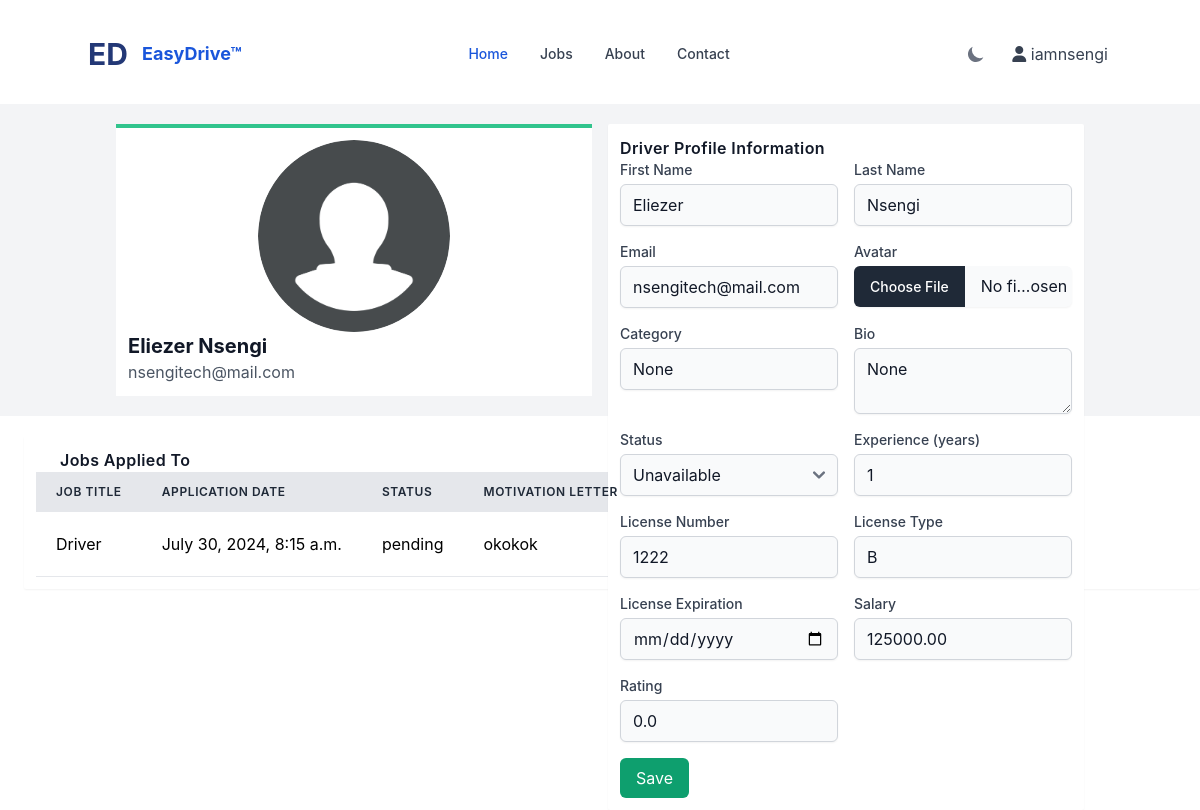
Screenshot of /profile/ (signed in) with the database file from the repository.
### MainApp/models.py (models this page shows, shortened)
class Driver(models.Model):
    HIRED = 'hired'
    AVAILABLE = 'available'
    OFF_DUTY = 'off_duty'
    STATUS_CHOICES = [
        (HIRED, 'Hired'),
        (AVAILABLE, 'Available'),
        (OFF_DUTY, 'Off Duty'),
    ]
    user = models.ForeignKey(User, on_delete=models.CASCADE)
    avatar = models.ImageField(upload_to='driver/', null=True, default='avatar.jpg')
    category = models.CharField(max_length=100, null=True)
    bio = models.TextField(null=True)
    status = models.CharField(max_length=10, choices=STATUS_CHOICES, default=AVAILABLE)
    experience = models.IntegerField(null=True, blank=True)
    license_number = models.CharField(max_length=50, null=True, blank=True)
    license_type = models.CharField(max_length=50, null=True, blank=True)
    license_expiration = models.DateField(null=True, blank=True)
    salary = models.DecimalField(max_digits=10, decimal_places=2,default=0.0)
    rating = models.FloatField(default=0)
    created_at = models.DateTimeField(auto_now_add=True)
    updated_at = models.DateTimeField(auto_now=True)
    class Meta:
        ordering = ['-created_at']

class Application(models.Model):
    PENDING = 'pending'
    ACCEPTED = 'accepted'
    REJECTED = 'rejected'
    STATUS_CHOICES = [
        (PENDING, 'pending'),
        (ACCEPTED, 'accepted'),
        (REJECTED, 'rejected'),
    ]
    job = models.ForeignKey(Job, on_delete=models.CASCADE)
    driver = models.ForeignKey(Driver, on_delete=models.CASCADE)
    application_date = models.DateTimeField(auto_now_add=True)
    status = models.CharField(max_length=20,choices=STATUS_CHOICES, default=PENDING)
    motivation_letter = models.TextField(default="")
    class Meta:
        ordering = ['-application_date']

class Job(models.Model):
    OPEN = 'open'
    CLOSED = 'closed'
    STATUS_CHOICES = [
        (OPEN, 'Open'),
        (CLOSED, 'Closed'),
    ]
    FULLTIME = 'full-time'
    PARTTIME = 'part-time'
    CONTRACT = 'contract'
    TYPE_CHOICES = [
        (FULLTIME, 'full-time'),
        (PARTTIME, 'part-time'),
        (CONTRACT, 'contract'),
    ]
    creator = models.ForeignKey(User, on_delete=models.CASCADE)
    title = models.CharField(max_length=255, default="")
    location = models.CharField(max_length=255, default="")
    description = models.TextField()
    requirements = models.TextField(null=True, blank=True)
    applicants = models.IntegerField(default=0)
    type = models.CharField(max_length=10, choices=TYPE_CHOICES, default=FULLTIME)
    status = models.CharField(max_length=10, choices=STATUS_CHOICES, default=OPEN)
    created_at = models.DateTimeField(auto_now_add=True)
    updated_at = models.DateTimeField(auto_now=True)
    class Meta:
        ordering = ['-created_at']

### MainApp/views.py (the view, shortened to what this page needs)
# urls.py: path('profile/',ProfileView.as_view()),
class ProfileView(LoginRequiredMixin, View):
    def get(self, request):
        context ={}
        user = request.user
        driver_profile = Driver.objects.filter(user=user).first()
        company_profile = Company.objects.filter(user=user).first()
        if driver_profile:
            applications = Application.objects.filter(driver=driver_profile)
            context = {
                'driver_profile': driver_profile,
                'applications': applications,
            }
        elif company_profile:
            jobs_created = Job.objects.filter(creator=user)
            context = {
                'company_profile': company_profile,
                'jobs_created': jobs_created,
            }
        return render(request, 'profile.html', context)

### MainApp/templates/profile.html (shortened to what this page needs)
{% extends 'base.html' %}
{% block content %}
{% include "./navbar.html" %}
<div class="bg-gray-100 dark:bg-gray-900">
  <div class="container mx-auto my-5 p-5">
    <div class="md:flex no-wrap md:-mx-2">
      <div class="w-full md:w-3/12 md:mx-2">
        <div class="bg-white dark:bg-gray-800 p-3 border-t-4 border-green-400">
          <div class="image overflow-hidden">
            <img
              class="h-auto w-48 mx-auto rounded-full"
              src="{% if driver_profile %}{{ driver_profile.avatar.url }}{% else %}{{ company_profile.avatar.url }}{% endif %}"
              alt="Profile Picture"
            />
          </div>
          <h1
            class="text-gray-900 dark:text-gray-100 font-bold text-xl leading-8 my-1"
          >
            {{ request.user.first_name }} {{ request.user.last_name }}
          </h1>
          <h3
            class="text-gray-600 dark:text-gray-300 font-lg text-semibold leading-6"
          >
            {{ request.user.email }}
          </h3>
        </div>
      </div>
      <div class="w-full md:w-9/12 mx-2 h-64">
        {% if driver_profile %}
        <div class="bg-white dark:bg-gray-800 p-3 shadow-sm rounded-sm">
          <div
            class="flex items-center space-x-2 font-semibold text-gray-900 dark:text-gray-100 leading-8"
          >
            <span class="tracking-wide">Driver Profile Information</span>
          </div>
          <form method="POST" enctype="multipart/form-data">
            <div class="grid md:grid-cols-2 gap-4">
              <div>
                <label class="block text-sm font-medium text-gray-700 dark:text-gray-300">First Name</label>
                <input type="text" name="first_name" value="{{ request.user.first_name }}" class="mt-1 block w-full rounded-md border-gray-300 dark:border-gray-600 shadow-sm bg-gray-50 dark:bg-gray-700 text-gray-900 dark:text-gray-100" />
              </div>
              <div>
                <label class="block text-sm font-medium text-gray-700 dark:text-gray-300">Last Name</label>
                <input type="text" name="last_name" value="{{ request.user.last_name }}" class="mt-1 block w-full rounded-md border-gray-300 dark:border-gray-600 shadow-sm bg-gray-50 dark:bg-gray-700 text-gray-900 dark:text-gray-100" />
              </div>
              <div>
                <label class="block text-sm font-medium text-gray-700 dark:text-gray-300">Email</label>
                <input type="email" name="email" value="{{ request.user.email }}" class="mt-1 block w-full rounded-md border-gray-300 dark:border-gray-600 shadow-sm bg-gray-50 dark:bg-gray-700 text-gray-900 dark:text-gray-100" />
              </div>
              <div>
                <label class="block text-sm font-medium text-gray-700 dark:text-gray-300">Avatar</label>
                <input type="file" name="avatar" class="mt-1 block w-full rounded-md border-gray-300 dark:border-gray-600 shadow-sm bg-gray-50 dark:bg-gray-700 text-gray-900 dark:text-gray-100" />
              </div>
              <div>
                <label class="block text-sm font-medium text-gray-700 dark:text-gray-300">Category</label>
                <input type="text" name="category" value="{{ driver_profile.category }}" class="mt-1 block w-full rounded-md border-gray-300 dark:border-gray-600 shadow-sm bg-gray-50 dark:bg-gray-700 text-gray-900 dark:text-gray-100" />
              </div>
              <div>
                <label class="block text-sm font-medium text-gray-700 dark:text-gray-300">Bio</label>
                <textarea name="bio" class="mt-1 block w-full rounded-md border-gray-300 dark:border-gray-600 shadow-sm bg-gray-50 dark:bg-gray-700 text-gray-900 dark:text-gray-100">{{ driver_profile.bio }}</textarea>
              </div>
              <div>
                <label class="block text-sm font-medium text-gray-700 dark:text-gray-300">Status</label>
                <select name="status" class="mt-1 block w-full rounded-md border-gray-300 dark:border-gray-600 shadow-sm bg-gray-50 dark:bg-gray-700 text-gray-900 dark:text-gray-100">
                  <option value="UNAVAILABLE" {% if driver_profile.status == 'UNAVAILABLE' %}selected{% endif %}>Unavailable</option>
                </select>
              </div>
              <div>
                <label class="block text-sm font-medium text-gray-700 dark:text-gray-300">Experience (years)</label>
                <input type="number" name="experience_years" value="{{ driver_profile.experience }}" class="mt-1 block w-full rounded-md border-gray-300 dark:border-gray-600 shadow-sm bg-gray-50 dark:bg-gray-700 text-gray-900 dark:text-gray-100" />
              </div>
              <div>
                <label class="block text-sm font-medium text-gray-700 dark:text-gray-300">License Number</label>
                <input type="text" name="license_number" value="{{ driver_profile.license_number }}" class="mt-1 block w-full rounded-md border-gray-300 dark:border-gray-600 shadow-sm bg-gray-50 dark:bg-gray-700 text-gray-900 dark:text-gray-100" />
              </div>
              <div>
                <label class="block text-sm font-medium text-gray-700 dark:text-gray-300">License Type</label>
                <input type="text" name="license_type" value="{{ driver_profile.license_type }}" class="mt-1 block w-full rounded-md border-gray-300 dark:border-gray-600 shadow-sm bg-gray-50 dark:bg-gray-700 text-gray-900 dark:text-gray-100" />
              </div>
              <div>
                <label class="block text-sm font-medium text-gray-700 dark:text-gray-300">License Expiration</label>
                <input type="date" name="license_expiration" value="{{ driver_profile.license_expiration|date:'Y-m-d' }}" class="mt-1 block w-full rounded-md border-gray-300 dark:border-gray-600 shadow-sm bg-gray-50 dark:bg-gray-700 text-gray-900 dark:text-gray-100" />
              </div>
              <div>
                <label class="block text-sm font-medium text-gray-700 dark:text-gray-300">Salary</label>
                <input type="number" name="salary" step="0.01" value="{{ driver_profile.salary }}" class="mt-1 block w-full rounded-md border-gray-300 dark:border-gray-600 shadow-sm bg-gray-50 dark:bg-gray-700 text-gray-900 dark:text-gray-100" />
              </div>
              <div>
                <label class="block text-sm font-medium text-gray-700 dark:text-gray-300">Rating</label>
                <input type="number" name="rating" step="0.1" value="{{ driver_profile.rating }}" class="mt-1 block w-full rounded-md border-gray-300 dark:border-gray-600 shadow-sm bg-gray-50 dark:bg-gray-700 text-gray-900 dark:text-gray-100" />
              </div>
            </div>
            <div class="mt-4">
              <button type="submit" class="px-4 py-2 bg-green-500 text-white rounded-md">Save</button>
            </div>
          </form>
        </div>
        {% endif %}
      </div>
    </div>
  </div>
</div>
{% if driver_profile %}
<div class="bg-white dark:bg-gray-800 p-3 ml-6 mt-5 shadow-sm rounded-sm">
  <div class="flex items-center space-x-2 font-semibold text-gray-900 dark:text-gray-100 leading-8 ml-6">
    <span class="tracking-wide">Jobs Applied To</span>
  </div>
  <table class="min-w-full leading-normal">
    <thead>
      <tr>
        <th class="px-5 py-3 bg-gray-200 dark:bg-gray-700 text-gray-800 dark:text-gray-300 text-left text-xs font-semibold uppercase tracking-wider">Job Title</th>
        <th class="px-5 py-3 bg-gray-200 dark:bg-gray-700 text-gray-800 dark:text-gray-300 text-left text-xs font-semibold uppercase tracking-wider">Application Date</th>
        <th class="px-5 py-3 bg-gray-200 dark:bg-gray-700 text-gray-800 dark:text-gray-300 text-left text-xs font-semibold uppercase tracking-wider">Status</th>
        <th class="px-5 py-3 bg-gray-200 dark:bg-gray-700 text-gray-800 dark:text-gray-300 text-left text-xs font-semibold uppercase tracking-wider">Motivation Letter</th>
      </tr>
    </thead>
    <tbody>
      {% for application in applications %}
      <tr class="dark:text-white text-black">
        <td class="px-5 py-5 border-b border-gray-200 dark:border-gray-700">{{ application.job.title }}</td>
        <td class="px-5 py-5 border-b border-gray-200 dark:border-gray-700">{{ application.application_date }}</td>
        <td class="px-5 py-5 border-b border-gray-200 dark:border-gray-700">{{ application.status }}</td>
        <td class="px-5 py-5 border-b border-gray-200 dark:border-gray-700">{{ application.motivation_letter|slice:":100" }}{% if application.motivation_letter|length > 100 %}...{% endif %}</td>
      </tr>
      {% empty %}
      <tr>
        <td colspan="4" class="px-5 py-5 border-b border-gray-200 dark:border-gray-700 text-center">No applications found.</td>
      </tr>
      {% endfor %}
    </tbody>
  </table>
</div>
{% endif %}
{% endblock %}

### MainApp/templates/navbar.html (shortened to what this page needs)
<nav
  class="bg-white border-gray-200 px-2 sm:px-4 py-2.5 rounded dark:bg-gray-800"
>
  <div class="container mx-auto flex flex-wrap items-center justify-between">
    <a href="/" class="flex">
      <span
        class="self-center text-3xl text-blue-900 font-bold whitespace-nowrap dark:text-white"
        >ED &nbsp;</span
      >
      <span
        class="self-center text-lg text-blue-700 font-bold whitespace-nowrap dark:text-white"
        >EasyDrive™</span
      >
    </a>
    <div class="flex md:order-2 items-center space-x-4">
      <button
        id="theme-toggle"
        type="button"
        class="text-gray-500 dark:text-gray-400 hover:bg-gray-100 dark:hover:bg-gray-700 focus:outline-none focus:ring-4 focus:ring-gray-200 dark:focus:ring-gray-700 rounded-lg text-sm p-2.5"
      >
        <svg
          id="theme-toggle-dark-icon"
          class="w-5 h-5 hidden"
          fill="currentColor"
          viewBox="0 0 20 20"
          xmlns="http://www.w3.org/2000/svg"
        >
          <path
            d="M17.293 13.293A8 8 0 016.707 2.707a8.001 8.001 0 1010.586 10.586z"
          ></path>
        </svg>
      </button>
      {% if request.user.is_authenticated %}
      <div class="relative">
        <button
          class="inline-flex items-center h-full text-gray-700 dark:text-gray-300"
        >
          <span class="mr-1">
            <i class="fa fa-user"></i>
            {{request.user}}</span
          >
        </button>
      </div>
      {% endif %}
    </div>
    <div
      class="hidden md:flex justify-between items-center w-full md:w-auto md:order-1"
      id="mobile-menu-4"
    >
      <ul
        class="flex-col md:flex-row flex md:space-x-8 mt-4 md:mt-0 md:text-sm md:font-medium"
      >
        <li>
          <a
            href="/"
            class="bg-blue-700 md:bg-transparent text-white block pl-3 pr-4 py-2 md:text-blue-700 md:p-0 rounded dark:text-white"
            aria-current="page"
            >Home</a
          >
        </li>
        {% if request.user.is_authenticated %}
        <li>
          <a
            href="/jobs"
            class="text-gray-700 hover:bg-gray-50 border-b border-gray-100 md:hover:bg-transparent md:border-0 block pl-3 pr-4 py-2 md:hover:text-blue-700 md:p-0 dark:text-gray-400 dark:hover:bg-gray-700 dark:hover:text-white md:dark:hover:bg-transparent dark:border-gray-700"
            >Jobs</a
          >
        </li>
        {% endif %}
        <li>
          <a
            href="/#about"
            class="text-gray-700 hover:bg-gray-50 border-b border-gray-100 md:hover:bg-transparent md:border-0 block pl-3 pr-4 py-2 md:hover:text-blue-700 md:p-0 dark:text-gray-400 dark:hover:bg-gray-700 dark:hover:text-white md:dark:hover:bg-transparent dark:border-gray-700"
            >About</a
          >
        </li>
        <li>
          <a
            href="/#contact"
            class="text-gray-700 hover:bg-gray-50 border-b border-gray-100 md:hover:bg-transparent md:border-0 block pl-3 pr-4 py-2 md:hover:text-blue-700 md:p-0 dark:text-gray-400 dark:hover:bg-gray-700 dark:hover:text-white md:dark:hover:bg-transparent dark:border-gray-700"
            >Contact</a
          >
        </li>
      </ul>
    </div>
  </div>
</nav>

### rows the page displays
Driver: avatar (picture), category "None", bio "None", status "Unavailable", experience_years "1", license_number "1222", license_type "B", salary "125000.00", rating "0.0"
Application: job "Driver", application_date "July 30, 2024, 8:15 a.m.", status "pending", motivation_letter "okokok"

### other values shown
{{ request.user }} "iamnsengi"
{{ request.user.first_name }} "Eliezer"
{{ request.user.last_name }} "Nsengi"
{{ request.user.email }} "nsengitech@mail.com"
